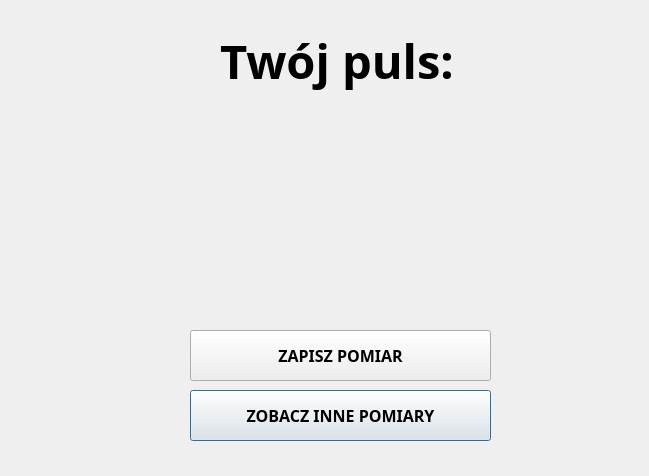
<?xml version="1.0" encoding="UTF-8"?>
<ui version="4.0">
 <class>Dialog</class>
 <widget class="QDialog" name="Dialog">
  <property name="geometry">
   <rect>
    <x>0</x>
    <y>0</y>
    <width>649</width>
    <height>476</height>
   </rect>
  </property>
  <property name="windowTitle">
   <string>Dialog</string>
  </property>
  <widget class="QPushButton" name="b_seeothers">
   <property name="geometry">
    <rect>
     <x>190</x>
     <y>390</y>
     <width>301</width>
     <height>51</height>
    </rect>
   </property>
   <property name="font">
    <font>
     <family>Microsoft JhengHei Light</family>
     <pointsize>12</pointsize>
     <weight>75</weight>
     <bold>true</bold>
    </font>
   </property>
   <property name="text">
    <string>ZOBACZ INNE POMIARY</string>
   </property>
  </widget>
  <widget class="QLabel" name="label_2">
   <property name="geometry">
    <rect>
     <x>220</x>
     <y>20</y>
     <width>271</width>
     <height>81</height>
    </rect>
   </property>
   <property name="font">
    <font>
     <family>Microsoft YaHei UI Light</family>
     <pointsize>35</pointsize>
     <weight>75</weight>
     <italic>false</italic>
     <bold>true</bold>
    </font>
   </property>
   <property name="text">
    <string>Twój puls:</string>
   </property>
  </widget>
  <widget class="QPushButton" name="b_save">
   <property name="geometry">
    <rect>
     <x>190</x>
     <y>330</y>
     <width>301</width>
     <height>51</height>
    </rect>
   </property>
   <property name="font">
    <font>
     <family>Microsoft JhengHei Light</family>
     <pointsize>12</pointsize>
     <weight>75</weight>
     <bold>true</bold>
    </font>
   </property>
   <property name="text">
    <string>ZAPISZ POMIAR</string>
   </property>
  </widget>
 </widget>
 <resources/>
 <connections/>
</ui>
